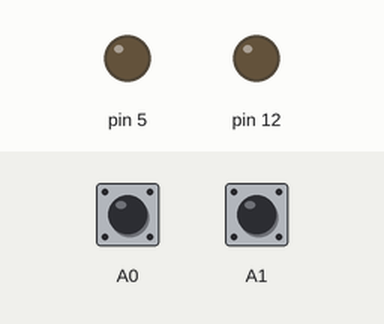
Simulated run of this sketch. Board: Arduino Uno, built with avr-gcc and run on an emulated ATmega328P. On the bench: output pins drawn as LEDs (lit = HIGH). Inputs (shaded band) come from the test bench; at power-on: A0 HIGH, A1 HIGH. EEPROM starts erased.

Above: at 1.2 s.
1.3 s: A0 pulled LOW for 0.15 s
At 2.0 s:
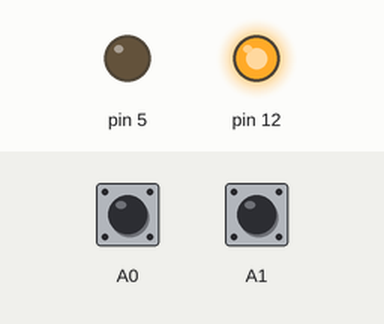
2.9 s: A1 pulled LOW for 0.15 s
At 2.97 s:
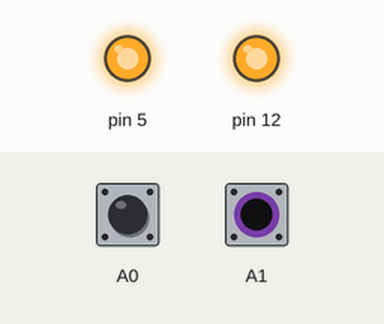
4.5 s: A1 pulled LOW for 3.2 s
At 8.0 s:
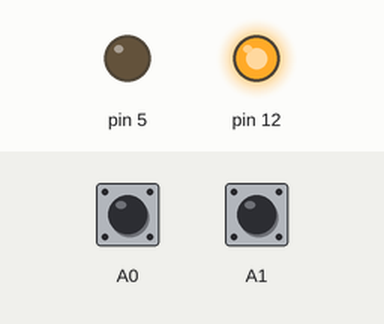
9.2 s: A0 pulled LOW for 1 s
At 10.4 s:
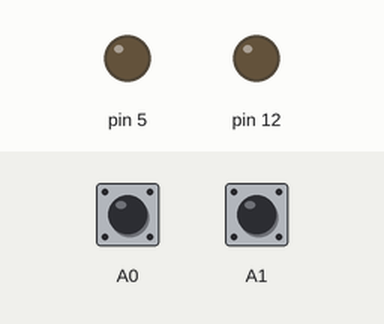
11.7 s: A1 pulled LOW for 1 s
At 12.2 s:
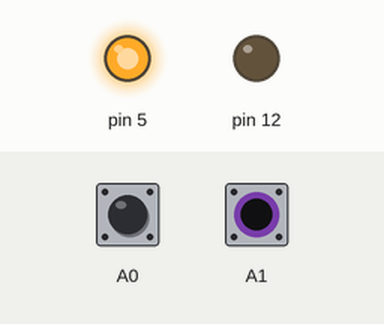
Timing chart, 0 to 14.7 s (numbered marks = the images above; inputs shaded):
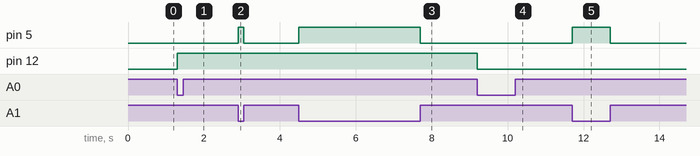

The sketch:

shdc.ino
```cpp
/*
 * Smart Home De-Centralised (work in progress)
 */

/* Debugging examples:
 *   DEBUG_PRINT("just a msg")
 *   DEBUG_PRINT2(switch_num, " switch_state: on")
 *   DEBUG_PRINT3(switch_num, " init_switch_state: ", SWITCH.state)
 *
 * Used for debugging, delays loop for readability, comment out for final compilation
 */
//#define DEBUG_MODE 300

#include <stdint.h>

uint8_t volatile loading = 1;

#include <Arduino.h>
#include <EEPROM.h>
//TODO: initialize time before we can use it
//#include <time.h>
//TODO: remove when switching to <time.h>
uint32_t time(uint32_t param) { return millis() / 1000; }

#include "ShDcMonostable.h"
#include "ShDcBistable.h"
#include "PinFunc.h"

#include "debug.h"
#include "structures.h"
#include "configuration.h"

#define BITMASK_CHECK(field, mask)  (field & mask)
#define LOGICAL_XOR(a, b) (!(a) ^ !(b))

const byte targets_count = sizeof(targets) / sizeof(TARGETS);
#define LOOP_TARGETS for (byte target_num = 0; target_num < targets_count; target_num++)
#define TARGET       targets[target_num]

const byte switches_count = sizeof(switches) / sizeof(SWITCHES);
#define LOOP_SWITCHES for (byte switch_num = 0; switch_num < switches_count; switch_num++)
#define SWITCH        switches[switch_num]

const byte connections_count = sizeof(connections) / sizeof(CONNECTIONS);
#define LOOP_CONNECTIONS  for (byte connection_num = 0; connection_num < connections_count; connection_num++)
#define CONNECTION        connections[connection_num]
#define CONNECTION_SWITCH switches[CONNECTION.source]

byte load_state(byte switch_num)
{
  return EEPROM.read(switch_num);
}

void save_state(byte switch_num, byte state)
{
  EEPROM.update(switch_num, state);
}

void set_target_target_pin(byte target_num, byte state)
{
  digitalWrite(TARGET.output_pin, LOGICAL_XOR(state, BITMASK_CHECK(TARGET.flags, FLAG_T_LOW_TRIGGER)));
}

byte get_target_pin(byte target_num)
{
  return LOGICAL_XOR(digitalRead(TARGET.output_pin), BITMASK_CHECK(TARGET.flags, FLAG_T_LOW_TRIGGER));
}

void set_target_state(byte target_num, byte state)
{
  switch (TARGET.rule)
  {
    case 0:
      set_target_target_pin(target_num, state);
      break;
    case 1:
      if (state) {
        TARGET.rule_data = 0;
        set_target_target_pin(target_num, state);
      } else {
        TARGET.rule_data = time(NULL);
      }
      break;
    case 2:
      if (state) {
        TARGET.rule_data = time(NULL);
      } else {
        TARGET.rule_data = 0;
      }
      set_target_target_pin(target_num, state);
      break;
  }
}

void check_target_rules(byte target_num)
{
  switch (TARGET.rule)
  {
    case 0: break;
    case 1:
    case 2:
      if (
        get_target_pin(target_num) &&
        TARGET.rule_data &&
        time(NULL) - TARGET.rule_data > TARGET.rule_value
      ) {
        TARGET.rule_data = 0;
        set_target_target_pin(target_num, false);
      }
      break;
  }
}

void setup()
{
  DEBUG_INIT("booting!")

  LOOP_TARGETS {
    pinMode(TARGET.output_pin, OUTPUT);
    set_target_target_pin(target_num, false);
  }

  DEBUG_PRINT1("booted!")
  loading = 0;
}

void loop()
{
  if (loading) return;
  LOOP_SWITCHES
    SWITCH->read();

  LOOP_CONNECTIONS {
    if (CONNECTION_SWITCH->changed()) {
      if (CONNECTION_SWITCH->type() == SHDC_MONOSTABLE_TYPE && CONNECTION_SWITCH->state()) {
        set_target_state(CONNECTION.target, !get_target_pin(CONNECTION.target));
      }
      if (CONNECTION_SWITCH->type() == SHDC_BISTABLE_TYPE) {
        set_target_state(CONNECTION.target, CONNECTION_SWITCH->state());
      }
    }
  }
  LOOP_TARGETS {
    save_state(target_num, get_target_pin(target_num));
    check_target_rules(target_num);
  }

  #ifdef DEBUG_MODE
    delay(DEBUG_MODE);
  #endif
}
```

PinFunc.h
```cpp
//
// Created by mpapis on 21.10.19.
//

void pin_init_input(byte pin) {
  pinMode(pin, INPUT);
}

void pin_init_input_pullup(byte pin) {
  pinMode(pin, INPUT_PULLUP);
}

byte pin_read(byte pin) {
  return digitalRead(pin);
}

byte pin_read_invert(byte pin) {
  return !digitalRead(pin);
}
```

ShDcBistable.cpp
```cpp
//
// Created by mpapis on 20.07.19.
//

#include "ShDcBistable.h"

namespace ShDc
{
  uint8_t Bistable::type(){
    return SHDC_BISTABLE_TYPE;
  }
}
```

ShDcBistable.h
```cpp
//
// Created by mpapis on 20.07.19.
//

#include "ShDcMonostable.h"

#ifndef SHDC_BISTABLE_H
#define SHDC_BISTABLE_H

#define SHDC_BISTABLE_TYPE 2

namespace ShDc
{
  class Bistable : Monostable
  {
   public:
    using Monostable::Monostable;

    uint8_t type();
  };
}

#endif //SHDC_BISTABLE_H
```

ShDcMonostable.cpp
```cpp
//
// Created by mpapis on 20.07.19.
//

#include "ShDcMonostable.h"

namespace ShDc
{
  Monostable::Monostable(byte pin, void (*init_func)(byte), byte (*read_func)(byte), uint8_t debounce=25)
  {
    m_pin       = pin;
    m_debounce  = debounce;
    m_read_func = read_func;

    init_func(m_pin);

    m_last_time      = get_time();
    m_state.last_pin = m_read_func(m_pin);
    m_state.changed  = 0;
  }

  uint8_t Monostable::type(){
    return SHDC_MONOSTABLE_TYPE;
  }

  void Monostable::read()
  {
    uint32_t time  = get_time();
    byte     value = m_read_func(m_pin);

    if (time - m_last_time > m_debounce && m_state.last_pin != value)
    {
      m_last_time      = time;
      m_state.last_pin = value;
      m_state.changed  = 1;
    }
    else
      m_state.changed = 0;
  }

  uint8_t Monostable::changed(){
    return m_state.changed;
  }

  uint8_t Monostable::state()
  {
    return m_state.last_pin;
  }

  uint32_t Monostable::state_time(){
    return get_time() - m_last_time;
  }

  uint32_t Monostable::get_time(){
    return millis();
  }
}
```

ShDcMonostable.h
```cpp
//
// Created by mpapis on 20.07.19.
//

#include "ShDcVirtualSwitch.h"

#ifndef SHDC_MONOSTABLE_H
#define SHDC_MONOSTABLE_H

#define SHDC_MONOSTABLE_TYPE 1

namespace ShDc
{
  class Monostable : VirtualSwitch
  {
   public:
    Monostable(byte pin, void (*init_func)(byte), byte (*read_func)(byte), uint8_t debounce=25);
    uint8_t  type();
    void     read();
    uint8_t  changed();
    uint8_t  state();
    uint32_t state_time();

   protected:
    struct state_t {
      uint8_t last_pin : 1;
      uint8_t changed  : 1;
      uint8_t unused   : 6;
    };

    byte     m_pin;
    uint8_t  m_debounce; // max 255ms should be enough
    uint32_t m_last_time;
    state_t  m_state;
    byte     (*m_read_func)(byte);

    uint32_t get_time();
  };
}

#endif //SHDC_MONOSTABLE_H
```

ShDcVirtualSwitch.cpp
```cpp
//
// Created by mpapis on 23.07.19.
//

#include "ShDcVirtualSwitch.h"
```

ShDcVirtualSwitch.h
```cpp
//
// Created by mpapis on 23.07.19.
//

#include <Arduino.h>

#ifndef SHDC_VIRTUALSWITCH_H
#define SHDC_VIRTUALSWITCH_H

namespace ShDc
{
  class VirtualSwitch {
   public:
    virtual uint8_t  type();
    virtual void     read();
    virtual uint8_t  changed();
    virtual uint8_t  state();
    virtual uint32_t state_time();
  };
}

#endif //SHDC_VIRTUALSWITCH_H
```

debug.h
```cpp
//
// Created by mpapis on 30.06.19.
//

#ifndef SHDC_DEBUG_H
#define SHDC_DEBUG_H

#ifdef DEBUG_MODE
  #define DEBUG_INIT(p1) Serial.begin(9600); while (!Serial) {} ; Serial.println(p1);
#else
  #define DEBUG_INIT(p1)
#endif

#ifdef DEBUG_MODE
  #define DEBUG_PRINT1(p1) Serial.println(p1);
#else
  #define DEBUG_PRINT1(p1)
#endif

#ifdef DEBUG_MODE
  #define DEBUG_PRINT2(p1, p2) Serial.print(p1); Serial.println(p2);
#else
  #define DEBUG_PRINT2(p1, p2)
#endif

#ifdef DEBUG_MODE
  #define DEBUG_PRINT3(p1, p2, p3) Serial.print(p1); Serial.print(p2); Serial.println(p3);
#else
  #define DEBUG_PRINT3(p1, p2, p3)
#endif

#ifdef DEBUG_MODE
  #define DEBUG_PRINT4(p1, p2, p3, p4) Serial.print(p1); Serial.print(p2); Serial.print(p3); Serial.println(p4);
#else
  #define DEBUG_PRINT4(p1, p2, p3, p4)
#endif

#ifdef DEBUG_MODE
  #define DEBUG_PRINT6(p1, p2, p3, p4, p5, p6) Serial.print(p1); Serial.print(p2); Serial.print(p3); Serial.print(p4); Serial.print(p5); Serial.println(p6);
#else
  #define DEBUG_PRINT6(p1, p2, p3, p4, p5, p6)
#endif

#ifdef DEBUG_MODE
  #define DEBUG_PRINT8(p1, p2, p3, p4, p5, p6, p7, p8) Serial.print(p1); Serial.print(p2); Serial.print(p3); Serial.print(p4); Serial.print(p5); Serial.print(p6); Serial.print(p7); Serial.println(p8);
#else
  #define DEBUG_PRINT8(p1, p2, p3, p4, p5, p6, p7, p8)
#endif

#ifdef DEBUG_MODE
  #define DEBUG_PRINT12(p1, p2, p3, p4, p5, p6, p7, p8, p9, p10, p11, p12) Serial.print(p1); Serial.print(p2); Serial.print(p3); Serial.print(p4); Serial.print(p5); Serial.print(p6); Serial.print(p7); Serial.print(p8); Serial.print(p9); Serial.print(p10); Serial.print(p11); Serial.println(p12);
#else
  #define DEBUG_PRINT12(p1, p2, p3, p4, p5, p6, p7, p8, p9, p10, p11, p12)
#endif

#endif //SHDC_DEBUG_H
```

structures.h
```cpp
//
// Created by mpapis on 30.06.19.
//

#ifndef SHDC_STRUCTURES_H
#define SHDC_STRUCTURES_H

struct SWITCHES {
  // user defined
  const ShDc::VirtualSwitch *button;
};

// Rules for targets
#define RULE_ONOFF        0 // toggle
#define RULE_DELLAYED_OFF 1 // toggle, delayed off by `rule_value` seconds of time
#define RULE_TIMER_OFF    2 // turn on for `rule_value` seconds of time, auto off after `rule_value` seconds of time

// Flags for targets
#define FLAG_T_DEFAULT     B0
#define FLAG_T_LOW_TRIGGER B1 // low state trigger relay, otherwise relay is triggered by high state

struct TARGETS
{
  // user defined
  const byte     output_pin;
  const uint8_t  rule;
  const uint32_t rule_value;
  const uint8_t  flags;

  // used internally, do not define!
  uint32_t rule_data;
};

struct CONNECTIONS
{
  // user defined
  const byte source;
  const byte target;
};

#endif //SHDC_STRUCTURES_H
```

configuration.h
```cpp
//
// Created by mpapis on 30.06.19.
//

#ifndef SHDC_CONFIGURATION_H
#define SHDC_CONFIGURATION_H

ShDc::VirtualSwitch *light_switch_1 = (ShDc::VirtualSwitch*)new ShDc::Monostable(A0, &pin_init_input_pullup, &pin_read_invert);
ShDc::VirtualSwitch *light_switch_2 = (ShDc::VirtualSwitch*)new ShDc::Bistable  (A1, &pin_init_input_pullup, &pin_read_invert);

ShDc::VirtualSwitch* switches[] = {
  light_switch_1,
  light_switch_2
};

/* Rule values:
   RULE_ONOFF:        toggle
   RULE_DELLAYED_OFF: toggle, delayed off by `rule_value` seconds of time
   RULE_TIMER_OFF:    toggle, turn on for `rule_value` seconds of time, auto off after `rule_value` seconds of time

   Flags:
   FLAG_T_DEFAULT
   FLAG_T_LOW_TRIGGER: low state trigger relay, otherwise relay is triggered by high state
*/
//   id,    pin, rule,       rule value, flags
TARGETS targets[] =
{
  /*  0 */ { 12, RULE_ONOFF,           0, FLAG_T_DEFAULT }, // light 1
  /*  1 */ {  5, RULE_ONOFF,           0, FLAG_T_DEFAULT }, // light 2
};

//  1, 2  // 1 -> source, 2-> target
CONNECTIONS connections[] =
{
  { 0, 0 }, // light 1
  { 1, 1 }, // light 2
};

#endif //SHDC_CONFIGURATION_H
```

Measured:
- after the input at 1.3 s, pin 12: LOW → HIGH at once
- after the input at 2.9 s, pin 5: LOW → HIGH at once, → LOW 0.15 s later
- after the input at 4.5 s, pin 5: LOW → HIGH at once, → LOW 3.2 s later
- after the input at 9.2 s, pin 12: HIGH → LOW at once
- after the input at 11.7 s, pin 5: LOW → HIGH at once, → LOW 1.0 s later
